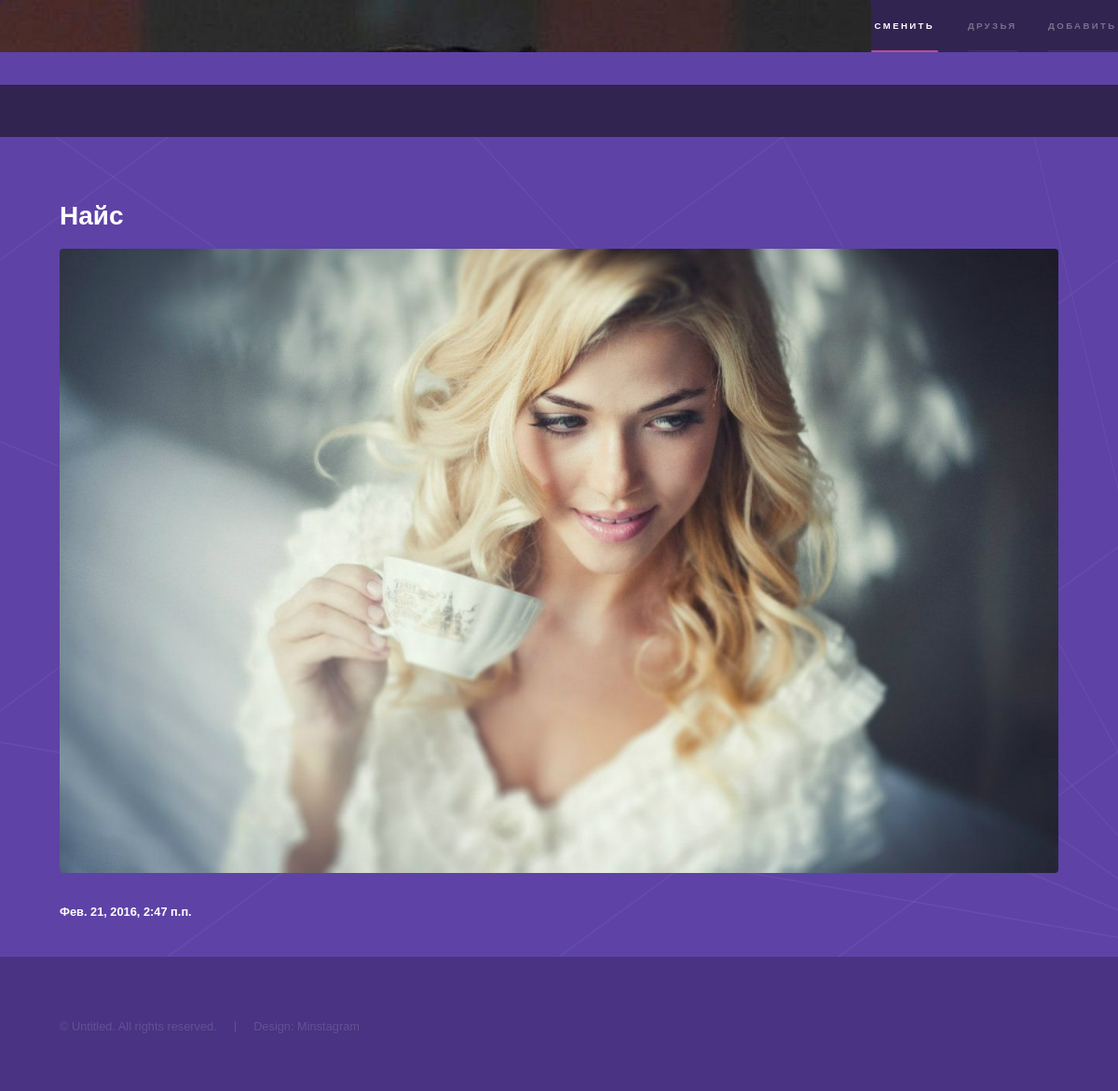
Screenshot of /home/41/ with the database file from the repository.
### untitled/models.py (models this page shows, shortened)
class UserPage(models.Model):
    title = models.CharField(max_length=100)
    image = models.ImageField(null=True, blank=True)
    time_created = models.DateTimeField(auto_now=True, auto_now_add=False)
    time_updated = models.DateTimeField(auto_now=False, auto_now_add=True)

### untitled/views.py (the view)
# urls.py: url(r'^home/(?P<id>\d+)/$', views.see_post, name='see_post'),
def see_post(request, id=None):
    details_post = get_object_or_404(UserPage, id=id)
    context_data = {
        "details_post": details_post
    }
    return render(request, "post.html", context_data)

### templates/post.html (shortened to what this page needs)
<!DOCTYPE HTML>
<html>
	<head>
		<link rel="stylesheet" href="../../static/css/main.css" />
	</head>
	<body>
    		<header id="header">
				<a href="../../home" class="title">Minstagram</a>
				<nav>
					<ul>
                        <li><a href="../../home" class="active">Главная страница</a></li>
						<li><a href="../../about">О нас</a></li>
						<li><a href="#">Выйти</a></li>
					</ul>
				</nav>
			</header>
			<section id="sidebar">
				<div class="inner">
                    <span class="image fit"><img src="../../static/images/pic_profile.jpg" alt="" /></span>
					<nav>
						<ul>
							<li><a href="#intro">Сменить фото</a></li>
							<li><a href="#one">Друзья</a></li>
							<li><a href="../new">Добавить пост</a></li>
						</ul>
					</nav>
				</div>
			</section>
			<div id="wrapper">
                <section id="intro" class="wrapper style1 fullscreen fade-up">
                    <div class="inner">
                        <h2>{{ details_post.title }}</h2>
                        {% if details_post.image %}
                            <span class="image fit"> <img src="{{ details_post.image.url }}" class="img-responsive"> </span>
                        {% endif %}
                        <h5>{{ details_post.time_created }}</h5>
                    </div>
                </section>
			</div>
			<footer id="footer" class="wrapper style1-alt">
				<div class="inner">
					<ul class="menu">
						<li>&copy; Untitled. All rights reserved.</li><li>Design: Minstagram</li>
					</ul>
				</div>
			</footer>
	</body>
</html>

### rows the page displays
UserPage: title "Найс", image (picture), time_created "Фев. 21, 2016, 2:47 п.п."
